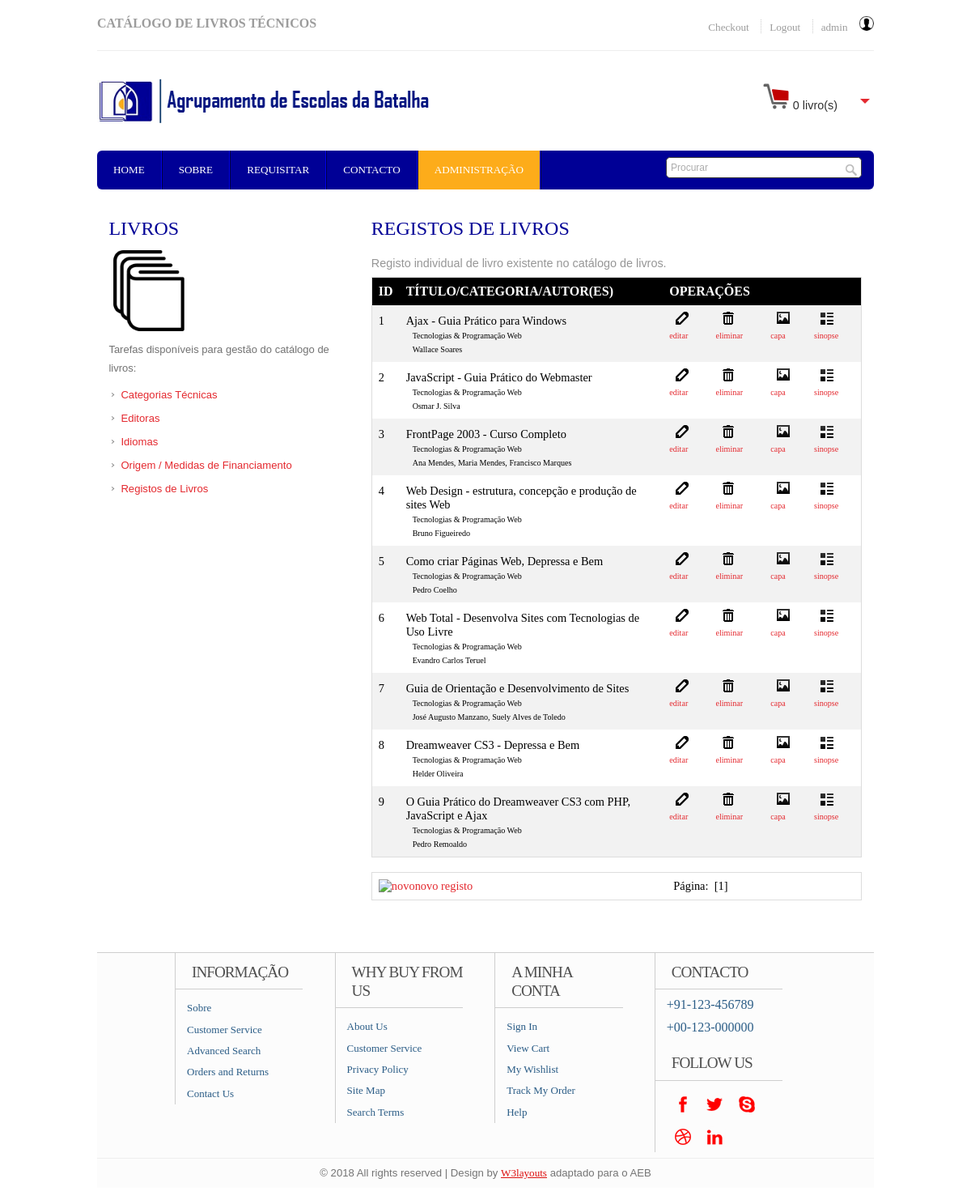
The page /adminpagebooks.php (signed in) on the database its author committed.
### tables this page shows
CREATE TABLE IF NOT EXISTS `livros1` (
`idLivro` int(6) NOT NULL,
  `idCat` int(11) NOT NULL,
  `idEditora` int(11) NOT NULL,
  `titulo` varchar(100) NOT NULL,
  `autor` varchar(60) NOT NULL,
  `isbn` int(13) DEFAULT NULL,
  `anoEdicao` int(4) DEFAULT NULL,
  `idIdioma` int(11) NOT NULL,
  `idOrigem` int(11) NOT NULL,
  `sinopse` text,
  `capa` mediumblob,
  `imgCapa` varchar(255) DEFAULT NULL,
  `exemplares` int(4) DEFAULT '1',
  `promo` bit(1) NOT NULL DEFAULT b'0',
  `DataReg` datetime NOT NULL DEFAULT CURRENT_TIMESTAMP
);

CREATE TABLE IF NOT EXISTS `categorias` (
`idCat` int(4) NOT NULL,
  `categoria` varchar(60) NOT NULL
);

### adminpagebooks.php (the view, shortened to what this page needs)
<!DOCTYPE HTML>
<head>
<link href="css/style.css" rel="stylesheet" type="text/css" media="all"/>
<link href="css/slider.css" rel="stylesheet" type="text/css" media="all"/>
</head>
<body>
  <div class="wrap">
	<div class="header">
		<div class="headertop_desc">
			<div class="call">
				 <h3>CATÁLOGO DE LIVROS TÉCNICOS</h3>
			</div>
			<div class="account_desc">
				<ul>
				<?php
					if (!isset($_SESSION['UserID'])) {
						session_destroy();
				?>
						<li><a href='registar.php'>Registar</a></li>
						<li><a href='login.php'>Login</a></li>
				<?php
					}
					 else {
						?>
						<li><a href='#'>Checkout</a></li>
						<li><a href='logout.php'>Logout</a></li>
						<li><div class='dropdownmenu'>
							<span><a href='#'><?php echo $_SESSION['UserLogin']?></a>&nbsp;<img src='images/user18.png'></span>
						</div></li>
					<?php
					}
				?>
				</ul>
			</div>
		</div>
		<div class="header_top">
			<div class="logo">
				<a href="index.php"><img src="images/aeblogo.png" alt="Agrupamento de Escolas da Batalha" /></a>
			</div>
			  <div class="cart">
			  	   <p><span><img src="images/cart32.png" alt="Carrinho"></span><div id="dd" class="wrapper-dropdown-2"> 0 livro(s)
					</div></p>
			  </div>
  </div>
	<div class="header_bottom">
	     	<div class="menu">
	     		<ul>
			    	<li><a href="index.php">Home</a></li>
			    	<li><a href="about.html">Sobre</a></li>
			    	<li><a href="delivery.html">Requisitar</a></li>
			    	<li><a href="contacto.php">Contacto</a></li>
					<?php
						if (isset($_SESSION['UserNivel'])) {
							if ($_SESSION['UserNivel']>2) {
								echo "<li class='active'><a href='adminpages.php'>Administração</a></li>";
							}
						}
					?>
     			</ul>
	     	</div>
	     	<div class="search_box">
	     		<form>
	     			<input type="text" value="Procurar" onfocus="this.value = '';" onblur="if (this.value == '') {this.value = 'Search';}"><input type="submit" value="">
	     		</form>
	     	</div>
	     </div>
   </div>
<div class="main">
    <div class="content">
    	<div class="section group">
			<div class="col span_1_of_3">
				<h3>LIVROS</h3>
				<img src="images/books2.png" alt="">
				<p>Tarefas disponíveis para gestão do catálogo de livros:</p>
				<div class="list">
					<ul>
						<li><a href="adminpagecategories.php">Categorias Técnicas</a></li>
						<li><a href="adminpageeditors.php">Editoras</a></li>
						<li><a href="adminpagelanguages.php">Idiomas</a></li>
						<li><a href="adminpagefinance.php">Origem / Medidas de Financiamento</a></li>
						<li><a href="adminpagebooks.php">Registos de Livros</a></li>
					</ul>
				</div>
			</div>
			<div class="col span_2_of_3">
				<h2>Registos de Livros</h2>
				<div class="gridtable">
					<p>Registo individual de livro existente no catálogo de livros.</p>
					<table><tr><th>id</th><th>Título/Categoria/Autor(es)</th><th colspan="4">operações</th></tr>
<?php
	include("ligar_db.php");
	$registosPagina = 10;
	$primeiroReg = ($_GET['pagina'] * $registosPagina) - $registosPagina;
	$campo1="idLivro";
	$campo2="titulo";
	$campo3="idCat";
	$campo4="autor";
	$ligacao = mysqli_connect($servidor,$utilizador,$password,$basedados) or die ("<html><script language='JavaScript'>alert('Unable to connect to database! Please try again later.'),history.go(-1)</script></html>");
	mysqli_select_db($ligacao, $basedados);
	mysqli_set_charset($ligacao, "utf8");
	$consulta = "SELECT idLivro, titulo, idCat, autor FROM livros1 ORDER BY 1 ASC LIMIT $primeiroReg, $registosPagina";
	$resultado = mysqli_query($ligacao, $consulta);
	if(!empty(mysqli_num_rows($resultado))){
		while($linha = mysqli_fetch_array($resultado)){
			$id = $linha["$campo1"];
			$nome = $linha["$campo2"];
			$categoriaID = $linha["$campo3"];
			$obterCat = mysqli_query($ligacao, "SELECT * FROM categorias WHERE idCat='$categoriaID'");
			$categoria = mysqli_fetch_array($obterCat);
			$autor = $linha["$campo4"];
			echo "<tr><td>" .$id. "</td><td>".$nome."<br><span>".$categoria[1]."</span><br><span>".$autor."</span></td><td><span><a href='adminpagebooksrec.php?id=".$id."&mode=edit'><img src='images/edit.png' alt='editar'>editar</a></span></td>";
			echo "<td><span><a href='adminpagebooksrec.php?id=".$id."&mode=delete'><img src='images/trash.png' alt='eliminar'>eliminar</span></td>";
			echo "<td><span><a href='adminpagebookscover.php?id=".$id."&mode=cover'><img src='images/picture.png' alt='capa'> capa</span></td>";
			echo "<td><span><a href='adminpagebookstext.php?id=".$id."&mode=text'><img src='images/booktext.png' alt='sinopse'> sinopse</span></td></tr>";
		}
		echo "</table><br>";
		echo "<table><tr><td align='center'>";
		echo "<a href='adminpagebooksnew.php'><img src='images/add.png' alt='novo'>novo registo</a></td>";
		echo "<td>Página:&nbsp;";
		$sqlTodosReg = mysqli_query($ligacao, "SELECT * FROM livros1 ORDER BY 1 ASC");
		$totalRegistos = mysqli_num_rows($sqlTodosReg);
		$totalPaginas = ceil($totalRegistos / $registosPagina);
		$totalPaginas++;
		$pagina = $_GET['pagina'];
		for ($pag=1; $pag<$totalPaginas; $pag++) {
			if ($pagina == $pag) {
				echo "&nbsp;[$pag]&nbsp;";
			}
			else {
				$paginaSeguinte = $pag;
				echo "&nbsp;<a href=?pagina=$paginaSeguinte>$pag</a>&nbsp;";
			}
		}
		echo "</td></tr></table>";
	}
	else {
			echo "<tr><td colspan='6'>Não existem registos.</td></tr></table>";
			echo "</table><br>";
			echo "<table><tr><td align='center'>";
			echo "<a href='adminpagebooksnew.php'><img src='images/add.png' alt='novo'>novo registo</a></td>";
			echo "</td></tr></table>";
	}
		?>
				</div>
			</div>
    </div>
</div>
</div>
   <div class="footer">
   	  <div class="wrap">
	     <div class="section group">
				<div class="col_1_of_4 span_1_of_4">
						<h4>Informação</h4>
						<ul>
						<li><a href="about.html">Sobre</a></li>
						<li><a href="contact.html">Customer Service</a></li>
						<li><a href="#">Advanced Search</a></li>
						<li><a href="delivery.html">Orders and Returns</a></li>
						<li><a href="contacto.html">Contact Us</a></li>
						</ul>
					</div>
				<div class="col_1_of_4 span_1_of_4">
					<h4>Why buy from us</h4>
						<ul>
						<li><a href="about.html">About Us</a></li>
						<li><a href="contact.html">Customer Service</a></li>
						<li><a href="#">Privacy Policy</a></li>
						<li><a href="contact.html">Site Map</a></li>
						<li><a href="#">Search Terms</a></li>
						</ul>
				</div>
				<div class="col_1_of_4 span_1_of_4">
					<h4>A minha conta</h4>
						<ul>
							<li><a href="contact.html">Sign In</a></li>
							<li><a href="index.html">View Cart</a></li>
							<li><a href="#">My Wishlist</a></li>
							<li><a href="#">Track My Order</a></li>
							<li><a href="contact.html">Help</a></li>
						</ul>
				</div>
				<div class="col_1_of_4 span_1_of_4">
					<h4>Contacto</h4>
						<ul>
							<li><span>+91-123-456789</span></li>
							<li><span>+00-123-000000</span></li>
						</ul>
						<div class="social-icons">
							<h4>Follow Us</h4>
					   		  <ul>
							      <li><a href="#" target="_blank"><img src="images/facebook.png" alt="" /></a></li>
							      <li><a href="#" target="_blank"><img src="images/twitter.png" alt="" /></a></li>
							      <li><a href="#" target="_blank"><img src="images/skype.png" alt="" /> </a></li>
							      <li><a href="#" target="_blank"> <img src="images/dribbble.png" alt="" /></a></li>
							      <li><a href="#" target="_blank"> <img src="images/linkedin.png" alt="" /></a></li>
						     </ul>
   	 					</div>
				</div>
			</div>
        </div>
        <div class="copy_right">
				<p>&copy; 2018 All rights reserved | Design by <a href="http://w3layouts.com/">W3layouts</a> adaptado para o AEB</p>
		   </div>
    </div>
</body>
</html>

### rows shown on the page
livros1: idLivro "1", titulo "Ajax - Guia Prático para Windows", idCat.categoria "Tecnologias & Programação Web", autor "Wallace Soares"
livros1: idLivro "2", titulo "JavaScript - Guia Prático do Webmaster", idCat.categoria "Tecnologias & Programação Web", autor "Osmar J. Silva"
livros1: idLivro "3", titulo "FrontPage 2003 - Curso Completo", idCat.categoria "Tecnologias & Programação Web", autor "Ana Mendes, Maria Mendes, Francisco Marques"
livros1: idLivro "4", titulo "Web Design - estrutura, concepção e produção de sites Web", idCat.categoria "Tecnologias & Programação Web", autor "Bruno Figueiredo"
livros1: idLivro "5", titulo "Como criar Páginas Web, Depressa e Bem", idCat.categoria "Tecnologias & Programação Web", autor "Pedro Coelho"
livros1: idLivro "6", titulo "Web Total - Desenvolva Sites com Tecnologias de Uso Livre", idCat.categoria "Tecnologias & Programação Web", autor "Evandro Carlos Teruel"
livros1: idLivro "7", titulo "Guia de Orientação e Desenvolvimento de Sites", idCat.categoria "Tecnologias & Programação Web", autor "José Augusto Manzano, Suely Alves de Toledo"
livros1: idLivro "8", titulo "Dreamweaver CS3 - Depressa e Bem", idCat.categoria "Tecnologias & Programação Web", autor "Helder Oliveira"
livros1: idLivro "9", titulo "O Guia Prático do Dreamweaver CS3 com PHP, JavaScript e Ajax", idCat.categoria "Tecnologias & Programação Web", autor "Pedro Remoaldo"

### other values the page prints
$_SESSION['UserLogin'] "admin"
